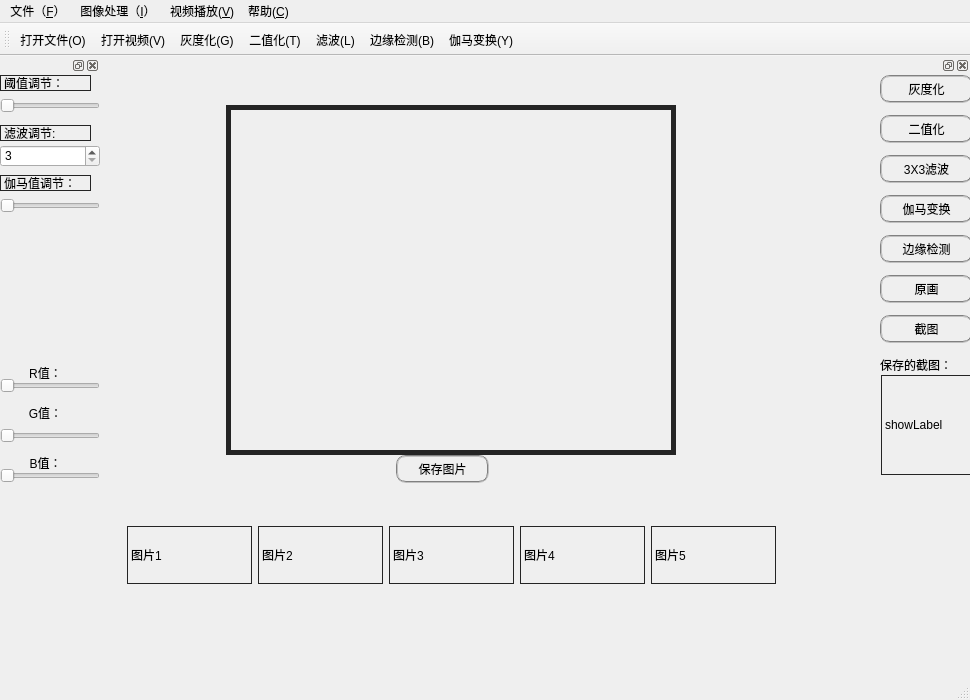
<?xml version="1.0" encoding="UTF-8"?>
<ui version="4.0">
 <class>MainWindow</class>
 <widget class="QMainWindow" name="MainWindow">
  <property name="geometry">
   <rect>
    <x>0</x>
    <y>0</y>
    <width>970</width>
    <height>700</height>
   </rect>
  </property>
  <property name="minimumSize">
   <size>
    <width>950</width>
    <height>700</height>
   </size>
  </property>
  <property name="maximumSize">
   <size>
    <width>1000</width>
    <height>791</height>
   </size>
  </property>
  <property name="mouseTracking">
   <bool>true</bool>
  </property>
  <property name="windowTitle">
   <string>MainWindow</string>
  </property>
  <widget class="QWidget" name="centralWidget">
   <widget class="QStackedWidget" name="stackedWidget">
    <property name="geometry">
     <rect>
      <x>10</x>
      <y>9</y>
      <width>681</width>
      <height>541</height>
     </rect>
    </property>
    <property name="styleSheet">
     <string notr="true"/>
    </property>
    <property name="currentIndex">
     <number>0</number>
    </property>
    <widget class="QWidget" name="page">
     <widget class="QLabel" name="label">
      <property name="geometry">
       <rect>
        <x>110</x>
        <y>40</y>
        <width>450</width>
        <height>350</height>
       </rect>
      </property>
      <property name="minimumSize">
       <size>
        <width>450</width>
        <height>350</height>
       </size>
      </property>
      <property name="maximumSize">
       <size>
        <width>450</width>
        <height>350</height>
       </size>
      </property>
      <property name="styleSheet">
       <string notr="true">border:5px solid #242424</string>
      </property>
      <property name="text">
       <string/>
      </property>
     </widget>
     <widget class="QWidget" name="horizontalLayoutWidget">
      <property name="geometry">
       <rect>
        <x>0</x>
        <y>450</y>
        <width>671</width>
        <height>80</height>
       </rect>
      </property>
      <layout class="QHBoxLayout" name="horizontalLayout">
       <item>
        <widget class="QLabel" name="label_1">
         <property name="styleSheet">
          <string notr="true">border:1px solid #242424</string>
         </property>
         <property name="text">
          <string>图片1</string>
         </property>
        </widget>
       </item>
       <item>
        <widget class="QLabel" name="label_2">
         <property name="styleSheet">
          <string notr="true">border:1px solid #242424</string>
         </property>
         <property name="text">
          <string>图片2</string>
         </property>
        </widget>
       </item>
       <item>
        <widget class="QLabel" name="label_3">
         <property name="styleSheet">
          <string notr="true">border:1px solid #242424</string>
         </property>
         <property name="text">
          <string>图片3</string>
         </property>
        </widget>
       </item>
       <item>
        <widget class="QLabel" name="label_4">
         <property name="styleSheet">
          <string notr="true">border:1px solid #242424</string>
         </property>
         <property name="text">
          <string>图片4</string>
         </property>
        </widget>
       </item>
       <item>
        <widget class="QLabel" name="label_5">
         <property name="styleSheet">
          <string notr="true">border:1px solid #242424</string>
         </property>
         <property name="text">
          <string>图片5</string>
         </property>
        </widget>
       </item>
      </layout>
     </widget>
     <widget class="QPushButton" name="save">
      <property name="geometry">
       <rect>
        <x>280</x>
        <y>390</y>
        <width>93</width>
        <height>28</height>
       </rect>
      </property>
      <property name="styleSheet">
       <string notr="true">border:2px groove gray;border-radius:10px;padding:2px 4px;</string>
      </property>
      <property name="text">
       <string>保存图片</string>
      </property>
     </widget>
    </widget>
    <widget class="QWidget" name="page_2">
     <widget class="QWidget" name="videoWidget" native="true">
      <property name="geometry">
       <rect>
        <x>140</x>
        <y>0</y>
        <width>400</width>
        <height>300</height>
       </rect>
      </property>
      <property name="minimumSize">
       <size>
        <width>400</width>
        <height>300</height>
       </size>
      </property>
      <property name="maximumSize">
       <size>
        <width>400</width>
        <height>300</height>
       </size>
      </property>
      <property name="styleSheet">
       <string notr="true"/>
      </property>
     </widget>
     <widget class="QLabel" name="label_12">
      <property name="geometry">
       <rect>
        <x>150</x>
        <y>370</y>
        <width>131</width>
        <height>20</height>
       </rect>
      </property>
      <property name="text">
       <string>亮度：</string>
      </property>
     </widget>
     <widget class="QLabel" name="label_13">
      <property name="geometry">
       <rect>
        <x>150</x>
        <y>440</y>
        <width>131</width>
        <height>16</height>
       </rect>
      </property>
      <property name="text">
       <string>对比度：</string>
      </property>
     </widget>
     <widget class="QLabel" name="label_14">
      <property name="geometry">
       <rect>
        <x>450</x>
        <y>370</y>
        <width>101</width>
        <height>16</height>
       </rect>
      </property>
      <property name="text">
       <string>色相：</string>
      </property>
     </widget>
     <widget class="QLabel" name="label_15">
      <property name="geometry">
       <rect>
        <x>450</x>
        <y>440</y>
        <width>131</width>
        <height>16</height>
       </rect>
      </property>
      <property name="text">
       <string>饱和度：</string>
      </property>
     </widget>
     <widget class="QSlider" name="brightnessSlider">
      <property name="geometry">
       <rect>
        <x>140</x>
        <y>400</y>
        <width>141</width>
        <height>22</height>
       </rect>
      </property>
      <property name="orientation">
       <enum>Qt::Horizontal</enum>
      </property>
     </widget>
     <widget class="QSlider" name="hueSlider">
      <property name="geometry">
       <rect>
        <x>410</x>
        <y>400</y>
        <width>141</width>
        <height>22</height>
       </rect>
      </property>
      <property name="orientation">
       <enum>Qt::Horizontal</enum>
      </property>
     </widget>
     <widget class="QSlider" name="contrastSlider">
      <property name="geometry">
       <rect>
        <x>140</x>
        <y>470</y>
        <width>141</width>
        <height>22</height>
       </rect>
      </property>
      <property name="orientation">
       <enum>Qt::Horizontal</enum>
      </property>
     </widget>
     <widget class="QSlider" name="saturationSlider">
      <property name="geometry">
       <rect>
        <x>410</x>
        <y>470</y>
        <width>141</width>
        <height>22</height>
       </rect>
      </property>
      <property name="orientation">
       <enum>Qt::Horizontal</enum>
      </property>
     </widget>
     <widget class="QLabel" name="label_16">
      <property name="geometry">
       <rect>
        <x>280</x>
        <y>330</y>
        <width>141</width>
        <height>31</height>
       </rect>
      </property>
      <property name="styleSheet">
       <string notr="true">border:3px solid #242424</string>
      </property>
      <property name="text">
       <string>视频调节：</string>
      </property>
      <property name="alignment">
       <set>Qt::AlignCenter</set>
      </property>
     </widget>
     <widget class="QPushButton" name="pause_btn">
      <property name="geometry">
       <rect>
        <x>150</x>
        <y>340</y>
        <width>93</width>
        <height>28</height>
       </rect>
      </property>
      <property name="styleSheet">
       <string notr="true">border:2px groove gray;border-radius:10px;padding:2px 4px;</string>
      </property>
      <property name="text">
       <string>暂停</string>
      </property>
     </widget>
     <widget class="QPushButton" name="play_btn">
      <property name="geometry">
       <rect>
        <x>450</x>
        <y>340</y>
        <width>93</width>
        <height>28</height>
       </rect>
      </property>
      <property name="styleSheet">
       <string notr="true">border:2px groove gray;border-radius:10px;padding:2px 4px;</string>
      </property>
      <property name="text">
       <string>播放</string>
      </property>
     </widget>
     <widget class="QSlider" name="VideohorizontalSlider">
      <property name="geometry">
       <rect>
        <x>140</x>
        <y>310</y>
        <width>401</width>
        <height>22</height>
       </rect>
      </property>
      <property name="orientation">
       <enum>Qt::Horizontal</enum>
      </property>
     </widget>
     <widget class="QPushButton" name="test">
      <property name="geometry">
       <rect>
        <x>560</x>
        <y>80</y>
        <width>93</width>
        <height>28</height>
       </rect>
      </property>
      <property name="text">
       <string>修改</string>
      </property>
     </widget>
    </widget>
    <widget class="QWidget" name="page_3">
     <widget class="QWidget" name="label_widget" native="true">
      <property name="geometry">
       <rect>
        <x>0</x>
        <y>0</y>
        <width>721</width>
        <height>501</height>
       </rect>
      </property>
      <widget class="QLabel" name="label_VideoWidget">
       <property name="geometry">
        <rect>
         <x>100</x>
         <y>0</y>
         <width>500</width>
         <height>400</height>
        </rect>
       </property>
       <property name="minimumSize">
        <size>
         <width>500</width>
         <height>400</height>
        </size>
       </property>
       <property name="maximumSize">
        <size>
         <width>500</width>
         <height>400</height>
        </size>
       </property>
       <property name="text">
        <string>视频播放</string>
       </property>
      </widget>
      <widget class="QPushButton" name="twoValue">
       <property name="geometry">
        <rect>
         <x>60</x>
         <y>430</y>
         <width>93</width>
         <height>28</height>
        </rect>
       </property>
       <property name="text">
        <string>阈值调节</string>
       </property>
      </widget>
      <widget class="QPushButton" name="video_Avg">
       <property name="geometry">
        <rect>
         <x>220</x>
         <y>430</y>
         <width>93</width>
         <height>28</height>
        </rect>
       </property>
       <property name="text">
        <string>滤波调节</string>
       </property>
      </widget>
      <widget class="QPushButton" name="video_gamma">
       <property name="geometry">
        <rect>
         <x>370</x>
         <y>430</y>
         <width>91</width>
         <height>28</height>
        </rect>
       </property>
       <property name="text">
        <string>伽马调节</string>
       </property>
      </widget>
      <widget class="QPushButton" name="video_RGB">
       <property name="geometry">
        <rect>
         <x>530</x>
         <y>430</y>
         <width>93</width>
         <height>28</height>
        </rect>
       </property>
       <property name="text">
        <string>RGB值调节</string>
       </property>
      </widget>
     </widget>
    </widget>
   </widget>
  </widget>
  <widget class="QMenuBar" name="menuBar">
   <property name="geometry">
    <rect>
     <x>0</x>
     <y>0</y>
     <width>970</width>
     <height>26</height>
    </rect>
   </property>
   <widget class="QMenu" name="menu">
    <property name="title">
     <string>文件（&amp;F）</string>
    </property>
    <addaction name="action_O"/>
    <addaction name="action_V"/>
   </widget>
   <widget class="QMenu" name="menu_I">
    <property name="title">
     <string>图像处理（&amp;I）</string>
    </property>
    <addaction name="action_G"/>
    <addaction name="action_T"/>
    <addaction name="action_L"/>
    <addaction name="action_Y"/>
    <addaction name="action_B"/>
   </widget>
   <widget class="QMenu" name="menu_V">
    <property name="title">
     <string>视频播放(&amp;V)</string>
    </property>
   </widget>
   <widget class="QMenu" name="menu_C">
    <property name="title">
     <string>帮助(&amp;C)</string>
    </property>
    <addaction name="action_E"/>
   </widget>
   <addaction name="menu"/>
   <addaction name="menu_I"/>
   <addaction name="menu_V"/>
   <addaction name="menu_C"/>
  </widget>
  <widget class="QToolBar" name="mainToolBar">
   <attribute name="toolBarArea">
    <enum>TopToolBarArea</enum>
   </attribute>
   <attribute name="toolBarBreak">
    <bool>false</bool>
   </attribute>
   <addaction name="action_O"/>
   <addaction name="action_V"/>
   <addaction name="action_G"/>
   <addaction name="action_T"/>
   <addaction name="action_L"/>
   <addaction name="action_B"/>
   <addaction name="action_Y"/>
  </widget>
  <widget class="QStatusBar" name="statusBar"/>
  <widget class="QDockWidget" name="dockWidget">
   <property name="minimumSize">
    <size>
     <width>100</width>
     <height>700</height>
    </size>
   </property>
   <property name="maximumSize">
    <size>
     <width>100</width>
     <height>700</height>
    </size>
   </property>
   <attribute name="dockWidgetArea">
    <number>1</number>
   </attribute>
   <widget class="QWidget" name="dockWidgetContents">
    <widget class="QLabel" name="label_6">
     <property name="geometry">
      <rect>
       <x>0</x>
       <y>0</y>
       <width>91</width>
       <height>16</height>
      </rect>
     </property>
     <property name="styleSheet">
      <string notr="true">border:1px solid #242424</string>
     </property>
     <property name="text">
      <string>阈值调节：</string>
     </property>
    </widget>
    <widget class="QSlider" name="horizontalSlider">
     <property name="geometry">
      <rect>
       <x>0</x>
       <y>20</y>
       <width>100</width>
       <height>22</height>
      </rect>
     </property>
     <property name="minimumSize">
      <size>
       <width>100</width>
       <height>0</height>
      </size>
     </property>
     <property name="maximumSize">
      <size>
       <width>100</width>
       <height>16777215</height>
      </size>
     </property>
     <property name="maximum">
      <number>255</number>
     </property>
     <property name="pageStep">
      <number>50</number>
     </property>
     <property name="orientation">
      <enum>Qt::Horizontal</enum>
     </property>
    </widget>
    <widget class="QSpinBox" name="spinBox">
     <property name="geometry">
      <rect>
       <x>0</x>
       <y>70</y>
       <width>100</width>
       <height>22</height>
      </rect>
     </property>
     <property name="minimumSize">
      <size>
       <width>100</width>
       <height>0</height>
      </size>
     </property>
     <property name="maximumSize">
      <size>
       <width>100</width>
       <height>16777215</height>
      </size>
     </property>
     <property name="minimum">
      <number>3</number>
     </property>
     <property name="maximum">
      <number>15</number>
     </property>
     <property name="singleStep">
      <number>2</number>
     </property>
    </widget>
    <widget class="QLabel" name="label_7">
     <property name="geometry">
      <rect>
       <x>0</x>
       <y>50</y>
       <width>91</width>
       <height>16</height>
      </rect>
     </property>
     <property name="styleSheet">
      <string notr="true">border:1px solid #242424</string>
     </property>
     <property name="text">
      <string>滤波调节:</string>
     </property>
    </widget>
    <widget class="QSlider" name="horizontalSlider_2">
     <property name="geometry">
      <rect>
       <x>0</x>
       <y>120</y>
       <width>100</width>
       <height>22</height>
      </rect>
     </property>
     <property name="minimumSize">
      <size>
       <width>100</width>
       <height>0</height>
      </size>
     </property>
     <property name="maximumSize">
      <size>
       <width>100</width>
       <height>16777215</height>
      </size>
     </property>
     <property name="maximum">
      <number>50</number>
     </property>
     <property name="orientation">
      <enum>Qt::Horizontal</enum>
     </property>
    </widget>
    <widget class="QLabel" name="label_8">
     <property name="geometry">
      <rect>
       <x>0</x>
       <y>100</y>
       <width>91</width>
       <height>16</height>
      </rect>
     </property>
     <property name="styleSheet">
      <string notr="true">border:1px solid #242424</string>
     </property>
     <property name="text">
      <string>伽马值调节：</string>
     </property>
    </widget>
    <widget class="QLabel" name="label_9">
     <property name="geometry">
      <rect>
       <x>0</x>
       <y>290</y>
       <width>91</width>
       <height>16</height>
      </rect>
     </property>
     <property name="text">
      <string>R值：</string>
     </property>
     <property name="alignment">
      <set>Qt::AlignCenter</set>
     </property>
    </widget>
    <widget class="QLabel" name="label_10">
     <property name="geometry">
      <rect>
       <x>0</x>
       <y>330</y>
       <width>91</width>
       <height>16</height>
      </rect>
     </property>
     <property name="text">
      <string>G值：</string>
     </property>
     <property name="alignment">
      <set>Qt::AlignCenter</set>
     </property>
    </widget>
    <widget class="QLabel" name="label_11">
     <property name="geometry">
      <rect>
       <x>10</x>
       <y>380</y>
       <width>71</width>
       <height>16</height>
      </rect>
     </property>
     <property name="text">
      <string>B值：</string>
     </property>
     <property name="alignment">
      <set>Qt::AlignCenter</set>
     </property>
    </widget>
    <widget class="QSlider" name="horizontalSlider_R">
     <property name="geometry">
      <rect>
       <x>0</x>
       <y>300</y>
       <width>100</width>
       <height>22</height>
      </rect>
     </property>
     <property name="minimumSize">
      <size>
       <width>100</width>
       <height>0</height>
      </size>
     </property>
     <property name="maximumSize">
      <size>
       <width>100</width>
       <height>16777215</height>
      </size>
     </property>
     <property name="orientation">
      <enum>Qt::Horizontal</enum>
     </property>
    </widget>
    <widget class="QSlider" name="horizontalSlider_G">
     <property name="geometry">
      <rect>
       <x>0</x>
       <y>350</y>
       <width>100</width>
       <height>22</height>
      </rect>
     </property>
     <property name="maximumSize">
      <size>
       <width>100</width>
       <height>16777215</height>
      </size>
     </property>
     <property name="orientation">
      <enum>Qt::Horizontal</enum>
     </property>
    </widget>
    <widget class="QSlider" name="horizontalSlider_B">
     <property name="geometry">
      <rect>
       <x>0</x>
       <y>390</y>
       <width>100</width>
       <height>22</height>
      </rect>
     </property>
     <property name="maximumSize">
      <size>
       <width>100</width>
       <height>16777215</height>
      </size>
     </property>
     <property name="orientation">
      <enum>Qt::Horizontal</enum>
     </property>
    </widget>
   </widget>
  </widget>
  <widget class="QDockWidget" name="dockWidget_2">
   <property name="minimumSize">
    <size>
     <width>100</width>
     <height>700</height>
    </size>
   </property>
   <property name="maximumSize">
    <size>
     <width>100</width>
     <height>700</height>
    </size>
   </property>
   <attribute name="dockWidgetArea">
    <number>2</number>
   </attribute>
   <widget class="QWidget" name="dockWidgetContents_3">
    <widget class="QPushButton" name="toGray">
     <property name="geometry">
      <rect>
       <x>10</x>
       <y>0</y>
       <width>93</width>
       <height>28</height>
      </rect>
     </property>
     <property name="styleSheet">
      <string notr="true">border:2px groove gray;border-radius:10px;padding:2px 4px;</string>
     </property>
     <property name="text">
      <string>灰度化</string>
     </property>
    </widget>
    <widget class="QPushButton" name="toBlack">
     <property name="geometry">
      <rect>
       <x>10</x>
       <y>40</y>
       <width>93</width>
       <height>28</height>
      </rect>
     </property>
     <property name="styleSheet">
      <string notr="true">border:2px groove gray;border-radius:10px;padding:2px 4px;</string>
     </property>
     <property name="text">
      <string>二值化</string>
     </property>
    </widget>
    <widget class="QPushButton" name="toAvg">
     <property name="geometry">
      <rect>
       <x>10</x>
       <y>80</y>
       <width>93</width>
       <height>28</height>
      </rect>
     </property>
     <property name="styleSheet">
      <string notr="true">border:2px groove gray;border-radius:10px;padding:2px 4px;</string>
     </property>
     <property name="text">
      <string>3X3滤波</string>
     </property>
    </widget>
    <widget class="QPushButton" name="toGamma">
     <property name="geometry">
      <rect>
       <x>10</x>
       <y>120</y>
       <width>93</width>
       <height>28</height>
      </rect>
     </property>
     <property name="styleSheet">
      <string notr="true">border:2px groove gray;border-radius:10px;padding:2px 4px;</string>
     </property>
     <property name="text">
      <string>伽马变换</string>
     </property>
    </widget>
    <widget class="QPushButton" name="Border">
     <property name="geometry">
      <rect>
       <x>10</x>
       <y>160</y>
       <width>93</width>
       <height>28</height>
      </rect>
     </property>
     <property name="styleSheet">
      <string notr="true">border:2px groove gray;border-radius:10px;padding:2px 4px;</string>
     </property>
     <property name="text">
      <string>边缘检测</string>
     </property>
    </widget>
    <widget class="QPushButton" name="return_btn">
     <property name="geometry">
      <rect>
       <x>10</x>
       <y>200</y>
       <width>93</width>
       <height>28</height>
      </rect>
     </property>
     <property name="styleSheet">
      <string notr="true">border:2px groove gray;border-radius:10px;padding:2px 4px;</string>
     </property>
     <property name="text">
      <string>原画</string>
     </property>
    </widget>
    <widget class="QPushButton" name="cut">
     <property name="geometry">
      <rect>
       <x>10</x>
       <y>240</y>
       <width>93</width>
       <height>28</height>
      </rect>
     </property>
     <property name="styleSheet">
      <string notr="true">border:2px groove gray;border-radius:10px;padding:2px 4px;</string>
     </property>
     <property name="text">
      <string>截图</string>
     </property>
    </widget>
    <widget class="QLabel" name="show_cut">
     <property name="geometry">
      <rect>
       <x>11</x>
       <y>300</y>
       <width>100</width>
       <height>100</height>
      </rect>
     </property>
     <property name="minimumSize">
      <size>
       <width>100</width>
       <height>100</height>
      </size>
     </property>
     <property name="maximumSize">
      <size>
       <width>100</width>
       <height>100</height>
      </size>
     </property>
     <property name="styleSheet">
      <string notr="true">border:1px solid #242424</string>
     </property>
     <property name="text">
      <string>showLabel</string>
     </property>
    </widget>
    <widget class="QLabel" name="label_17">
     <property name="geometry">
      <rect>
       <x>10</x>
       <y>280</y>
       <width>91</width>
       <height>20</height>
      </rect>
     </property>
     <property name="text">
      <string>保存的截图：</string>
     </property>
    </widget>
   </widget>
  </widget>
  <action name="action_G">
   <property name="icon">
    <iconset resource="images.qrc">
     <normaloff>:/images/heibai.png</normaloff>:/images/heibai.png</iconset>
   </property>
   <property name="text">
    <string>灰度化(&amp;G)</string>
   </property>
   <property name="shortcut">
    <string>Ctrl+G</string>
   </property>
  </action>
  <action name="action_T">
   <property name="icon">
    <iconset resource="images.qrc">
     <normaloff>:/images/erzhihua.png</normaloff>:/images/erzhihua.png</iconset>
   </property>
   <property name="text">
    <string>二值化(&amp;T)</string>
   </property>
   <property name="shortcut">
    <string>Ctrl+T</string>
   </property>
  </action>
  <action name="action_L">
   <property name="icon">
    <iconset resource="images.qrc">
     <normaloff>:/images/lvbo.png</normaloff>:/images/lvbo.png</iconset>
   </property>
   <property name="text">
    <string>滤波(&amp;L)</string>
   </property>
   <property name="shortcut">
    <string>Ctrl+L</string>
   </property>
  </action>
  <action name="action_Y">
   <property name="icon">
    <iconset resource="images.qrc">
     <normaloff>:/images/gamma.png</normaloff>:/images/gamma.png</iconset>
   </property>
   <property name="text">
    <string>伽马变换(&amp;Y)</string>
   </property>
   <property name="shortcut">
    <string>Ctrl+Y</string>
   </property>
  </action>
  <action name="action_O">
   <property name="icon">
    <iconset resource="images.qrc">
     <normaloff>:/images/filenew.png</normaloff>:/images/filenew.png</iconset>
   </property>
   <property name="text">
    <string>打开文件(&amp;O)</string>
   </property>
   <property name="shortcut">
    <string>Ctrl+O</string>
   </property>
  </action>
  <action name="action_V">
   <property name="icon">
    <iconset resource="images.qrc">
     <normaloff>:/images/video.png</normaloff>:/images/video.png</iconset>
   </property>
   <property name="text">
    <string>
打开视频(&amp;V)</string>
   </property>
   <property name="shortcut">
    <string>Ctrl+V</string>
   </property>
  </action>
  <action name="action_B">
   <property name="icon">
    <iconset resource="images.qrc">
     <normaloff>:/images/bianyuanjiance.png</normaloff>:/images/bianyuanjiance.png</iconset>
   </property>
   <property name="text">
    <string>边缘检测(&amp;B)</string>
   </property>
   <property name="shortcut">
    <string>Ctrl+B</string>
   </property>
  </action>
  <action name="action_E">
   <property name="icon">
    <iconset resource="images.qrc">
     <normaloff>:/images/help.png</normaloff>:/images/help.png</iconset>
   </property>
   <property name="text">
    <string>语言转换(&amp;E)</string>
   </property>
   <property name="shortcut">
    <string>Ctrl+E</string>
   </property>
  </action>
 </widget>
 <layoutdefault spacing="6" margin="11"/>
 <resources>
  <include location="images.qrc"/>
 </resources>
 <connections/>
</ui>
